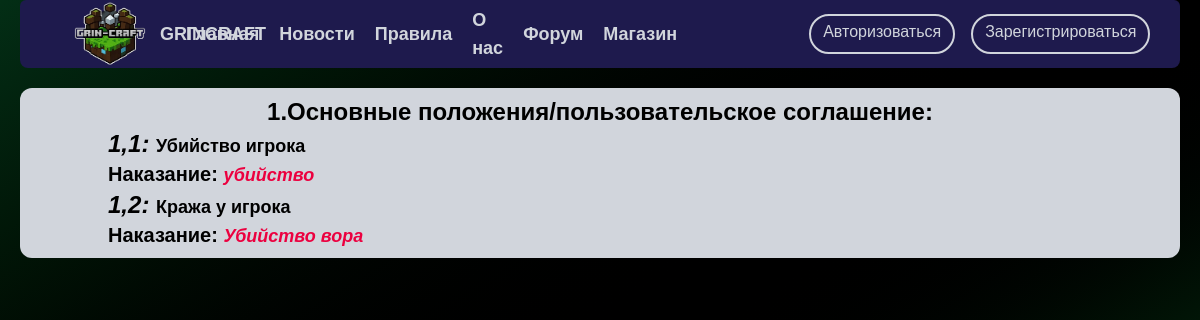
Before: /rules/ with the older database file.
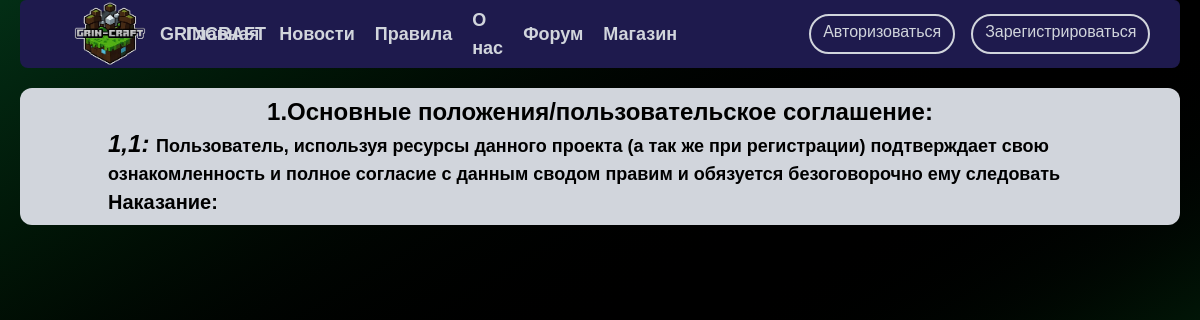
After: the same page with the newer database file.
### home/models.py (models this page shows, shortened)
class Rules(models.Model):
    rule_id = models.FloatField('Номер правила')
    crime = models.TextField('Нарушение', max_length=350)
    punishment = models.TextField('Наказание', max_length=200, blank=True)
    class Meta:
        verbose_name = 'Правило'
        verbose_name_plural = 'Правила'

### home/views.py (the view)
# urls.py: path('rules/', views.rules_view, name="rules"),
def rules_view(request):
    data = {
        'rules': get_rules_all(request),
        'basket_value': basket_value(request),
    }
    return render(request, 'home/rules.html', data)

### home/services.py (called while the page is built)
def get_rules_all(request):
    try:
        all_rules = Rules.objects.order_by('rule_id')
        logger.info(f'{datetime.datetime.now()} |INFO| Username: {get_username(request)} | User get all objects from home.Rules')
    except ValueError:
        logger.info(
            f'{datetime.datetime.now()} |INFO| '
            f'Username: {get_username(request)} |'
            f' |home.services|'
            f'ValueError in get all objects from home.Rules')
    except Exception:
        logger.info(
            f'{datetime.datetime.now()} |INFO| '
            f'Username: {get_username(request)} |'
            f' |home.services|'
            f'Exception in get all objects from home.Rules')
    return all_rules

### shop/services.py (called while the page is built)
def basket_value(request):
    baskets = get_all_user_baskets(request)
    return baskets.total_value

### work/global_services.py (called while the page is built)
def get_user(request):
    if request.user.is_authenticated:
        return request.user
    else:
        return None

def get_username(request):
    if request.user.is_authenticated:
        return request.user.username
    else:
        return 'Нет пользователя'

### home/templates/home/rules.html (shortened to what this page needs)
{% extends 'patterns/header.html' %}
{% load static %}
{% block addlist %}
  <link rel="stylesheet" href="{% static 'rules/rules.css' %}">
<div class="bg-gray-300 rounded-xl p-2 mx-5">
    <div class="text-black text-center font-bold text-2xl">1.Основные положения/пользовательское соглашение:</div>
    <div class="mx-20">
    {% for el in rules %}
        {% if el.rule_id < 2  %}
            <p><span class="text-2xl font-bold italic text-black">{{el.rule_id}}: </span>
                <span class="text-lg font-semibold text-black" >{{el.crime}}</span><br>
                <span class="text-xl font-bold text-black">Наказание: </span><span class="text-lg font-semibold text-rose-600 italic">{{el.punishment}}</span>
            </p>
        {% endif %}
    {% endfor %}
    </div>
</div>
{% endblock %}

Changed rows visible on the page:
removed Rules: rule_id "1,1", crime "Убийство игрока", punishment "убийство"
removed Rules: rule_id "1,2", crime "Кража у игрока", punishment "Убийство вора"
added Rules: rule_id "1,1", crime "Пользователь, используя ресурсы данного проекта (а так же при регистрации) подтверждает свою ознакомленность и полное согласие с данным сводом правим и обязуется безоговорочно ему следовать"
